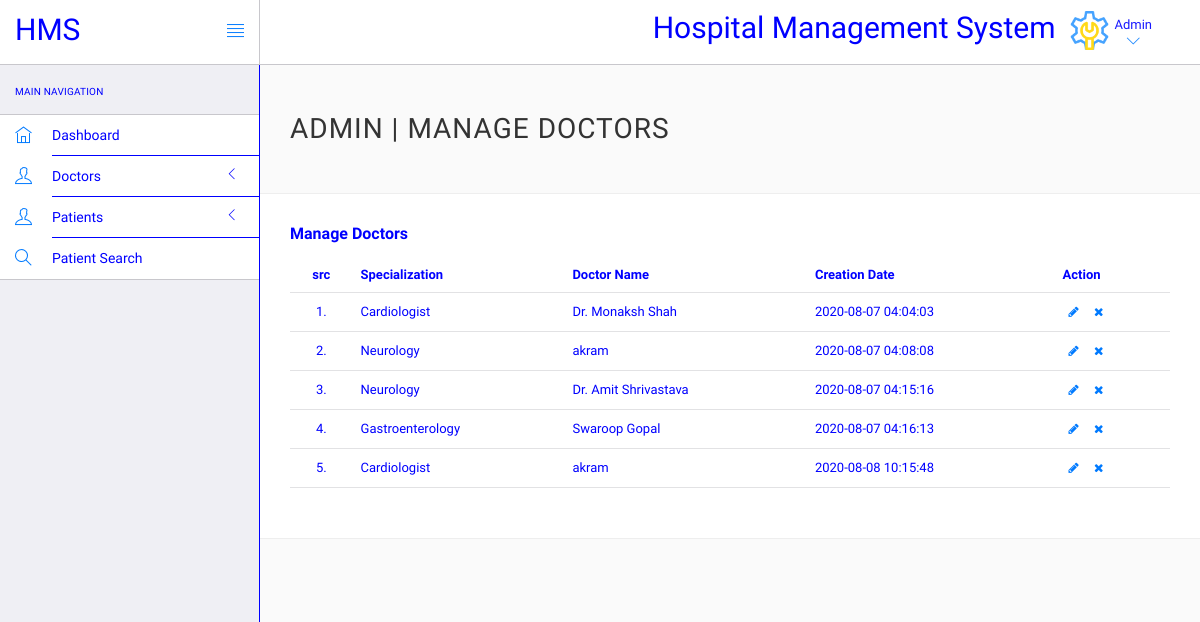
Page /Project/login/admin/manage-doctors.php (signed in) on the committed database.
### tables this page shows
CREATE TABLE `doctors` (
  `id` int(10) NOT NULL,
  `specilization` varchar(20) DEFAULT NULL,
  `doctorName` varchar(20) DEFAULT NULL,
  `address` longtext DEFAULT NULL,
  `docFees` varchar(20) DEFAULT NULL,
  `contactno` bigint(11) DEFAULT NULL,
  `docEmail` varchar(25) DEFAULT NULL,
  `password` varchar(50) DEFAULT NULL,
  `creationDate` timestamp NULL DEFAULT current_timestamp(),
  `updationDate` timestamp NULL DEFAULT NULL ON UPDATE current_timestamp()
);

### Project/login/admin/manage-doctors.php (the view, shortened to what this page needs)
<?php
include('include/config.php');
?>
<!DOCTYPE html>
<html lang="en">
	<head>
		<link rel="stylesheet" href="vendor/bootstrap/css/bootstrap.min.css">
		<link rel="stylesheet" href="vendor/fontawesome/css/font-awesome.min.css">
		<link rel="stylesheet" href="vendor/themify-icons/themify-icons.min.css">
		<link rel="stylesheet" href="assets/css/styles.css">
		<link rel="stylesheet" href="assets/css/plugins.css">
		<link rel="stylesheet" href="assets/css/themes/theme-1.css" id="skin_color" />
	</head>
	<body>
		<div id="app">
			<div class="sidebar app-aside" id="sidebar">
				<div class="sidebar-container perfect-scrollbar">
<nav>
						<div class="navbar-title">
							<span>Main Navigation</span>
						</div>
						<ul class="main-navigation-menu">
							<li>
								<a href="dashboard.php">
									<div class="item-content">
										<div class="item-media">
											<i class="ti-home"></i>
										</div>
										<div class="item-inner">
											<span class="title"> Dashboard </span>
										</div>
									</div>
								</a>
							</li>
							<li>
								<a href="javascript:void(0)">
									<div class="item-content">
										<div class="item-media">
											<i class="ti-user"></i>
										</div>
										<div class="item-inner">
											<span class="title"> Doctors </span><i class="icon-arrow"></i>
										</div>
									</div>
								</a>
								</li>
								<li><a href="javascript:void(0)">
									<div class="item-content">
										<div class="item-media">
											<i class="ti-user"></i>
										</div>
										<div class="item-inner">
											<span class="title"> Patients </span><i class="icon-arrow"></i>
										</div>
									</div>
								</a>
								</li>
								<li>
								<a href="patient-search.php">
									<div class="item-content">
										<div class="item-media">
											<i class="ti-search"></i>
										</div>
										<div class="item-inner">
											<span class="title"> Patient Search </span>
										</div>
									</div>
								</a>
							</li>
						</ul>
					</nav>
					</div>
			</div>
			<div class="app-content">
<header class="navbar navbar-default navbar-static-top">
					<div class="navbar-header">
						<a class="navbar-brand" href="#">
							<h2 style="padding-top:20%;font-family:Numans;">HMS</h2>
						</a>
						<a href="#" class="sidebar-toggler pull-right visible-md visible-lg" data-toggle-class="app-sidebar-closed" data-toggle-target="#app">
							<i class="ti-align-justify"></i>
						</a>
					</div>
					<div class="navbar-collapse collapse">
						<ul class="nav navbar-right">
								<li  style="padding-top:2%;font-family:Numans; ">
								<h2>Hospital Management System</h2>
							</li>
							<li class="dropdown current-user">
								<a href class="dropdown-toggle" data-toggle="dropdown">
									<img src="assets/images/admin.png" >
									<span class="username">Admin<i class="ti-angle-down"></i></i></span>
								</a>
							</li>
						</ul>
					</div>
				</header>
				<div class="main-content" >
					<div class="wrap-content container" id="container">
						<section id="page-title">
							<div class="row">
								<div class="col-sm-8">
									<h1 class="mainTitle">Admin | Manage Doctors</h1>
																	</div>
							</div>
						</section>
						<div class="container-fluid container-fullw bg-white">
									<div class="row">
								<div class="col-md-12">
									<h5 class="over-title margin-bottom-15"> <span class="text-bold">Manage Doctors</span></h5>
									<table class="table table-hover" id="sample-table-1">
										<thead>
											<tr>
												<th class="center">src</th>
												<th>Specialization</th>
												<th class="hidden-xs">Doctor Name</th>
												<th>Creation Date </th>
												<th>Action</th>
											</tr>
										</thead>
										<tbody>
<?php
$sql=mysqli_query($con,"select * from doctors");
$cnt=1;
while($row=mysqli_fetch_array($sql))
{
?>
											<tr>
												<td class="center"><?php echo $cnt;?>.</td>
												<td class="hidden-xs"><?php echo $row['specilization'];?></td>
												<td><?php echo $row['doctorName'];?></td>
												<td><?php echo $row['creationDate'];?>
												</td>
												<td >
												<div class="visible-md visible-lg hidden-sm hidden-xs">
							<a href="edit-doctor.php?id=<?php echo $row['id'];?>" class="btn btn-transparent btn-xs" tooltip-placement="top" tooltip="Edit"><i class="fa fa-pencil"></i></a>
	<a href="manage-doctors.php?id=<?php echo $row['id']?>&del=delete" onClick="return confirm('Are you sure you want to delete?')"class="btn btn-transparent btn-xs tooltips" tooltip-placement="top" tooltip="Remove"><i class="fa fa-times fa fa-white"></i></a>
												</div>
											</td>
											</tr>
<?php
$cnt=$cnt+1;
}?>
										</tbody>
									</table>
								</div>
							</div>
								</div>
							</div>
						</div>
					</div>
			</div>
			</body>
</html>

### Project/login/admin/assets/css/plugins.css (style rules this page uses)
* { margin: 0px; padding: 0px; box-sizing: border-box; font-family:Numans; }
.perfect-scrollbar { overflow-y: hidden !important; }

### Project/login/admin/assets/css/themes/theme-1.css (style rules this page uses)
body { background: #FAFAFA; }
header .navbar-header { background: #ffffff !important; border-right-color: #c8c7cc !important; border-bottom-color: #c8c7cc !important; }
header .navbar-header .sidebar-toggler, header .navbar-header .sidebar-mobile-toggler { color: #007aff !important; }
header .navbar-header .navbar-brand { color: blue !important; }
header .navbar-collapse { background: #ffffff !important; border-bottom-color: #c8c7cc !important; box-shadow: none !important; }
header .navbar-collapse .navbar-right > li > a { color: blue; }
header .navbar-collapse .navbar-right > li > a i { color: #007aff !important; }
#sidebar { background: #EFEFF4 !important; }
#sidebar:before { border-right-width: "1px" !important; border-right-style: solid; border-right-color: #c8c7cc !important; }
#sidebar nav { border-right-width: "1px" !important; border-right-style: solid; border-right-color:blue !important; }
#sidebar nav .navbar-title { color:blue; }
#sidebar nav > ul { background: #ffffff !important; border-bottom-color: #c8c7cc !important; border-top-color: #c8c7cc !important; }
#sidebar nav > ul > li > a .item-media > i { color: #007aff !important; }
#sidebar nav > ul > li > a .item-inner { color:blue!important; border-bottom-color:blue; }

### rows in the picture
doctors: specilization "Cardiologist", doctorName "Dr. Monaksh Shah", creationDate "2020-08-07 04:04:03"
doctors: specilization "Neurology", doctorName "akram", creationDate "2020-08-07 04:08:08"
doctors: specilization "Neurology", doctorName "Dr. Amit Shrivastava", creationDate "2020-08-07 04:15:16"
doctors: specilization "Gastroenterology", doctorName "Swaroop Gopal", creationDate "2020-08-07 04:16:13"
doctors: specilization "Cardiologist", doctorName "akram", creationDate "2020-08-08 10:15:48"
